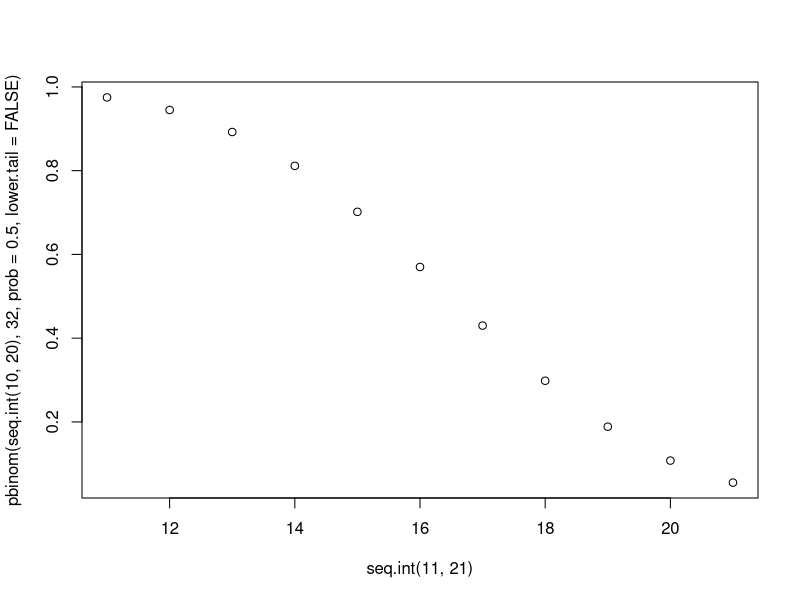
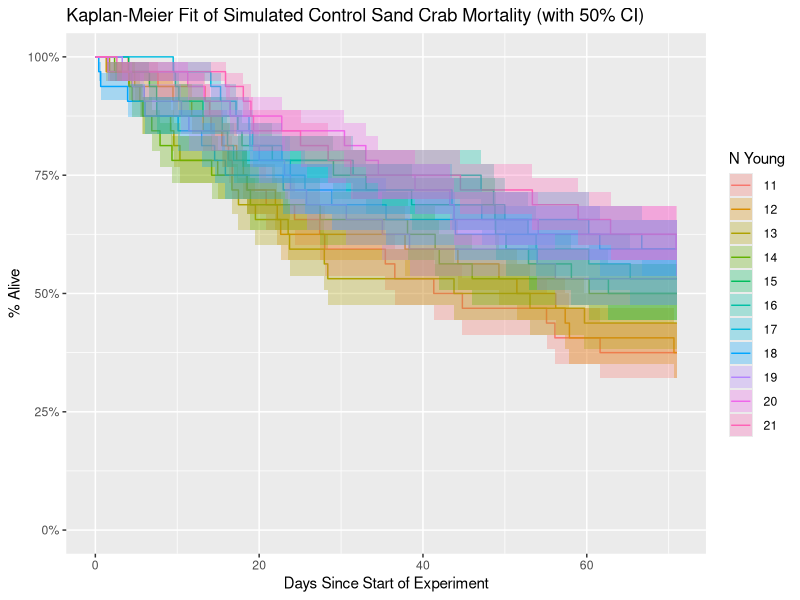

Reproduce these figures in R, in order.
## ---- chunk 1
knitr::opts_chunk$set(echo = TRUE)
## ---- chunk 2
library(dplyr)
library(tibble)
library(survival)
library(ggfortify)
library(glue)
## ---- chunk 3
pbinom(seq.int(11,21), 32, prob = 0.5, lower.tail = FALSE)
plot(seq.int(11,21), pbinom(seq.int(10,20), 32, prob = 0.5, lower.tail = FALSE))
## ---- chunk 4
N = 32
sim_dat = tibble()
for (N_young in seq.int(((N / 2) - 5), ((N / 2) + 5))) {
  avg_surv_T = c(rep(400, N_young), rep(40, N - N_young))
  rates = 1 / avg_surv_T
  crab_surv_T = rexp(n = length(rates), rate = rates)
  
  sim_dat_part = tibble(
    grp = glue("N_young = {N_young}"),
    avg_surv_T,
    crab_surv_T
  )
  sim_dat_part = sim_dat_part %>%
    mutate(
      censored_surv_T = if_else(crab_surv_T > 71, 71, crab_surv_T),
      died = if_else(crab_surv_T > 71, 0, 1)
    )
  sim_dat = dplyr::bind_rows(sim_dat, sim_dat_part)
}
## ---- chunk 5
km_fit <- survfit(Surv(censored_surv_T, died) ~ grp,
                  conf.int=0.5,
                  data=sim_dat)
## ---- chunk 6
autoplot(km_fit,
         censor = FALSE,
         # conf.int = FALSE,
         xlab = "Days Since Start of Experiment",
         ylab = "% Alive",
         main = "Kaplan-Meier Fit of Simulated Control Sand Crab Mortality (with 50% CI)") + 
  labs(fill="N Young", color="N Young") +
  scale_y_continuous(labels = scales::percent, limits=c(0,1))
